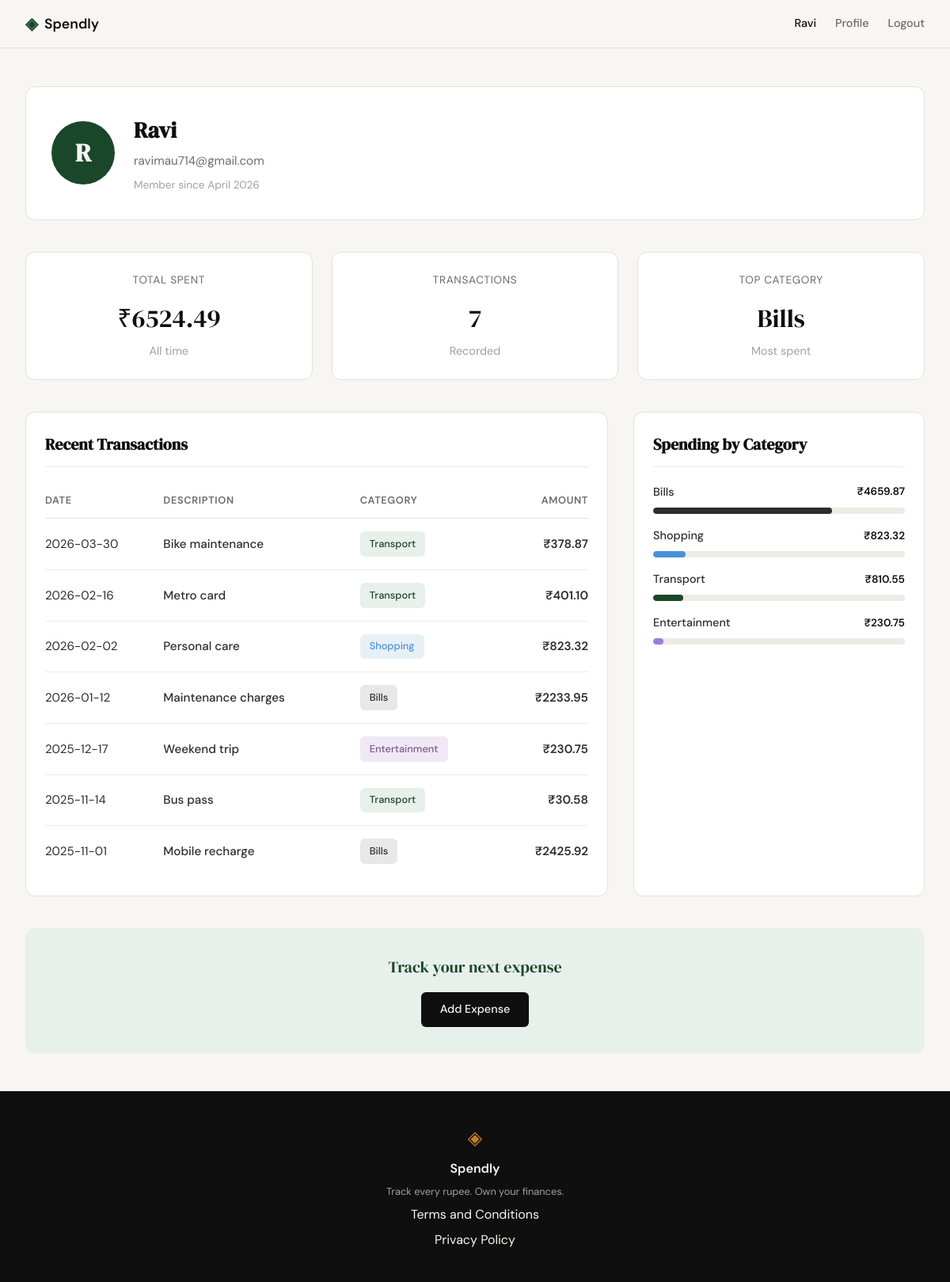
/profile (signed in), run on the app's committed database.
### tables this page shows
CREATE TABLE users (
            id INTEGER PRIMARY KEY AUTOINCREMENT,
            name TEXT NOT NULL,
            email TEXT UNIQUE NOT NULL,
            password_hash TEXT NOT NULL,
            created_at TIMESTAMP DEFAULT CURRENT_TIMESTAMP
        );

CREATE TABLE expenses (
            id INTEGER PRIMARY KEY AUTOINCREMENT,
            user_id INTEGER NOT NULL,
            amount REAL NOT NULL,
            category TEXT NOT NULL,
            date TEXT NOT NULL,
            description TEXT,
            created_at TIMESTAMP DEFAULT CURRENT_TIMESTAMP,
            FOREIGN KEY (user_id) REFERENCES users(id) ON DELETE CASCADE
        );

### app.py (the view)
@app.route("/profile")
def profile():
    if not session.get("user_id"):
        flash("Please log in to access your profile", "error")
        return redirect(url_for("login", next=request.url))
    user_id = session["user_id"]
    user = get_user_by_id(user_id)
    stats = get_summary_stats(user_id)
    transactions = get_recent_transactions(user_id)
    categories = get_category_breakdown(user_id)
    return render_template(
        "profile.html",
        user=user,
        stats=stats,
        transactions=transactions,
        categories=categories
    )

### app.py (called while the page is built)
@app.teardown_appcontext
def teardown_db(exception):
    close_db(exception)

### database/db.py (called while the page is built)
def get_db():
    if 'db' not in g:
        g.db = sqlite3.connect(
            current_app.config.get('DATABASE', DATABASE),
            detect_types=sqlite3.PARSE_DECLTYPES
        )
        g.db.row_factory = sqlite3.Row
        g.db.execute('PRAGMA foreign_keys = ON')
    return g.db

### database/queries.py (called while the page is built)
def get_user_by_id(user_id: int) -> dict | None:
    db = get_db()
    user = db.execute(
        """
        SELECT id, name, email, created_at
        FROM users
        WHERE id = ?
        """,
        (user_id,)
    ).fetchone()
    if user is None:
        return None
    from datetime import datetime
    created_at = user["created_at"]
    if isinstance(created_at, str):
        dt = datetime.fromisoformat(created_at.replace("Z", "+00:00").split("+")[0])
    else:
        dt = created_at
    member_since = dt.strftime("%B %Y")
    return {
        "name": user["name"],
        "email": user["email"],
        "member_since": member_since
    }

def get_recent_transactions(user_id: int, limit: int = 10) -> list:
    db = get_db()
    cursor = db.execute(
        """
        SELECT date, description, category, amount
        FROM expenses
        WHERE user_id = ?
        ORDER BY date DESC
        LIMIT ?
        """,
        (user_id, limit)
    )
    rows = cursor.fetchall()
    return [
        {
            "date": row["date"],
            "description": row["description"],
            "category": row["category"],
            "amount": row["amount"]
        }
        for row in rows
    ]

def get_category_breakdown(user_id: int) -> list:
    db = get_db()
    rows = db.execute('''
        SELECT category, SUM(amount) as total
        FROM expenses
        WHERE user_id = ?
        GROUP BY category
        ORDER BY total DESC
    ''', (user_id,)).fetchall()
    if not rows:
        return []
    total_spending = sum(row['total'] for row in rows)
    if total_spending == 0:
        return []
    breakdown = []
    running_total = 0
    for i, row in enumerate(rows):
        percentage = round((row['total'] / total_spending) * 100)
        breakdown.append({
            'name': row['category'],
            'amount': row['total'],
            'percentage': percentage
        })
        running_total += percentage
    diff = 100 - running_total
    if diff != 0 and len(breakdown) > 0:
        breakdown[0]['percentage'] += diff
    return breakdown

### templates/profile.html (shortened to what this page needs)
{% extends "base.html" %}
{% block head %}
<link rel="stylesheet" href="{{ url_for('static', filename='css/profile.css') }}">
{% endblock %}
{% block content %}
<section class="profile-section">
    <div class="profile-header">
        <div class="user-card">
            <div class="user-avatar">{{ user.name[0]|upper }}</div>
            <div class="user-info">
                <h1>{{ user.name }}</h1>
                <p class="user-email">{{ user.email }}</p>
                <p class="user-meta">Member since {{ user.member_since }}</p>
            </div>
        </div>
    </div>
    <div class="stats-grid">
        <div class="stat-card">
            <p class="stat-card-label">Total Spent</p>
            <p class="stat-card-value">₹{{ "%.2f"|format(stats.total_spent) }}</p>
            <p class="stat-card-subtext">All time</p>
        </div>
        <div class="stat-card">
            <p class="stat-card-label">Transactions</p>
            <p class="stat-card-value">{{ stats.transaction_count }}</p>
            <p class="stat-card-subtext">Recorded</p>
        </div>
        <div class="stat-card">
            <p class="stat-card-label">Top Category</p>
            <p class="stat-card-value">{{ stats.top_category }}</p>
            <p class="stat-card-subtext">Most spent</p>
        </div>
    </div>
    <div class="profile-content">
        <div class="section-card">
            <h2>Recent Transactions</h2>
            {% if transactions %}
            <table class="transactions-table">
                <thead>
                    <tr>
                        <th>Date</th>
                        <th>Description</th>
                        <th>Category</th>
                        <th style="text-align: right;">Amount</th>
                    </tr>
                </thead>
                <tbody>
                    {% for transaction in transactions %}
                    <tr>
                        <td class="transaction-date">{{ transaction.date }}</td>
                        <td class="transaction-description">{{ transaction.description }}</td>
                        <td>
                            <span class="category-badge badge-{{ transaction.category|lower }}">
                                {{ transaction.category }}
                            </span>
                        </td>
                        <td class="transaction-amount">₹{{ "%.2f"|format(transaction.amount) }}</td>
                    </tr>
                    {% endfor %}
                </tbody>
            </table>
            {% else %}
            <div class="empty-state">
                <p class="empty-state-text">No transactions yet.</p>
            </div>
            {% endif %}
        </div>
        <div class="section-card">
            <h2>Spending by Category</h2>
            {% if categories %}
            <div class="category-list">
                {% for category in categories %}
                <div class="category-row">
                    <div class="category-header">
                        <span class="category-name">{{ category.name }}</span>
                        <span class="category-amount">₹{{ "%.2f"|format(category.amount) }}</span>
                    </div>
                    <div class="progress-track">
                        <div class="progress-fill fill-{{ category.name|lower }}" style="width: {{ category.percentage }}%;"></div>
                    </div>
                </div>
                {% endfor %}
            </div>
            {% else %}
            <div class="empty-state">
                <p class="empty-state-text">No spending data yet.</p>
            </div>
            {% endif %}
        </div>
    </div>
    <div class="profile-cta">
        <p class="profile-cta-text">Track your next expense</p>
        <a href="{{ url_for('add_expense') }}" class="btn-primary">Add Expense</a>
    </div>
</section>
{% endblock %}

### templates/base.html (shortened to what this page needs)
<!DOCTYPE html>
<html lang="en">
<head>
    <link rel="stylesheet" href="{{ url_for('static', filename='css/style.css') }}">
    {% block head %}{% endblock %}
</head>
<body>
    <nav class="navbar">
        <div class="nav-inner">
            <a href="{{ url_for('landing') }}" class="nav-brand">
                <span class="brand-icon">◈</span>
                <span class="brand-name">Spendly</span>
            </a>
            <div class="nav-links">
                {% if session.get('user_id') %}
                    <span class="nav-user">{{ session.get('user_name') }}</span>
                    <a href="{{ url_for('profile') }}">Profile</a>
                    <a href="{{ url_for('logout') }}">Logout</a>
                {% else %}
                    <a href="{{ url_for('login') }}">Sign in</a>
                    <a href="{{ url_for('register') }}" class="nav-cta">Get started</a>
                {% endif %}
            </div>
        </div>
    </nav>
    <main class="main-content">
        {% block content %}{% endblock %}
    </main>
    <footer class="footer">
        <div class="footer-inner">
            <span class="brand-icon">◈</span>
            <span class="footer-name">Spendly</span>
            <p class="footer-copy">Track every rupee. Own your finances.</p>
            <a href="/terms">Terms and Conditions</a>
            <a href="/privacy">Privacy Policy</a>
        </div>
    </footer>
</body>
</html>

### static/css/style.css (style rules this page uses)
:root { --ink: #0f0f0f; --ink-soft: #2d2d2d; --ink-muted: #6b6b6b; --ink-faint: #a0a0a0; --paper: #f7f6f3; --paper-warm: #f0ede6; --paper-card: #ffffff; --accent: #1a472a; --accent-light: #e8f0eb; --accent-2: #c17f24; --accent-2-light: #fdf3e3; --danger: #c0392b; --danger-light: #fdecea; --border: #e4e1da; --border-soft: #eeebe4; --font-display: 'DM Serif Display', Georgia, serif; --font-body: 'DM Sans', system-ui, sans-serif; --max-width: 1200px; --auth-width: 440px; --radius-sm: 6px; --radius-md: 12px; --radius-lg: 20px; }
*, *::before, *::after { box-sizing: border-box; margin: 0; padding: 0; }
html { font-size: 16px; scroll-behavior: smooth; }
body { background: var(--paper); color: var(--ink); font-family: var(--font-body); font-size: 1rem; line-height: 1.6; -webkit-font-smoothing: antialiased; }
a { color: inherit; text-decoration: none; }
.navbar { position: sticky; top: 0; z-index: 100; background: var(--paper); border-bottom: 1px solid var(--border); padding: 0 2rem; }
.nav-inner { max-width: var(--max-width); margin: 0 auto; height: 60px; display: flex; align-items: center; justify-content: space-between; }
.nav-brand { display: flex; align-items: center; gap: 0.5rem; font-family: var(--font-body); font-weight: 600; font-size: 1.1rem; color: var(--ink); }
.brand-icon { color: var(--accent); font-size: 1.3rem; }
.brand-name { color: var(--ink); }
.nav-links { display: flex; align-items: center; gap: 1.5rem; font-size: 0.9rem; font-weight: 500; }
.nav-links a { color: var(--ink-muted); transition: color 0.2s; }
.main-content { min-height: calc(100vh - 60px - 100px); }
.stat-card { text-align: left; }
.btn-primary { display: inline-block; background: var(--ink); color: var(--paper); padding: 0.65rem 1.5rem; border-radius: var(--radius-sm); font-family: var(--font-body); font-size: 0.9rem; font-weight: 500; cursor: pointer; border: none; transition: background 0.2s; text-decoration: none; }
.footer { background: var(--ink); color: var(--paper); padding: 2.5rem 2rem; text-align: center; }
.footer-inner { display: flex; flex-direction: column; align-items: center; gap: 0.4rem; }
.footer .brand-icon { color: var(--accent-2); font-size: 1.5rem; }
.footer-name { font-weight: 600; font-size: 1rem; }
.footer-copy { font-size: 0.8rem; color: var(--ink-faint); }

### data on the page
users: get "Ravi", name "R", name "Ravi", email "ravimau714@gmail.com"
expenses: amount "378.87"
expenses: amount "401.10"
expenses: amount "823.32", name "Shopping", {{ category.percentage }} 13 (drawn)
expenses: amount "2233.95"
expenses: amount "230.75", name "Entertainment", {{ category.percentage }} 4 (drawn)
expenses: amount "30.58"
expenses: amount "2425.92"

### other printed values
{{ user.member_since }} "April 2026"
{{ "%.2f"|format(stats.total_spent) }} "6524.49"
{{ stats.transaction_count }} "7"
{{ stats.top_category }} "Bills"
{{ category.name }} "Bills" "Transport"
{{ "%.2f"|format(category.amount) }} "4659.87" "810.55"
